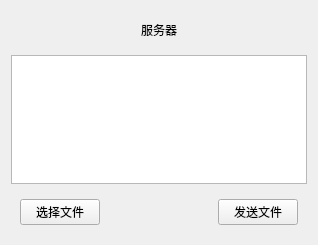
<?xml version="1.0" encoding="UTF-8"?>
<ui version="4.0">
 <class>Widget</class>
 <widget class="QWidget" name="Widget">
  <property name="geometry">
   <rect>
    <x>0</x>
    <y>0</y>
    <width>318</width>
    <height>245</height>
   </rect>
  </property>
  <property name="windowTitle">
   <string>Widget</string>
  </property>
  <layout class="QVBoxLayout" name="verticalLayout">
   <item>
    <widget class="QWidget" name="widget" native="true">
     <layout class="QHBoxLayout" name="horizontalLayout">
      <item>
       <spacer name="horizontalSpacer">
        <property name="orientation">
         <enum>Qt::Horizontal</enum>
        </property>
        <property name="sizeHint" stdset="0">
         <size>
          <width>292</width>
          <height>20</height>
         </size>
        </property>
       </spacer>
      </item>
      <item>
       <widget class="QLabel" name="label">
        <property name="text">
         <string>服务器</string>
        </property>
       </widget>
      </item>
      <item>
       <spacer name="horizontalSpacer_2">
        <property name="orientation">
         <enum>Qt::Horizontal</enum>
        </property>
        <property name="sizeHint" stdset="0">
         <size>
          <width>291</width>
          <height>20</height>
         </size>
        </property>
       </spacer>
      </item>
     </layout>
    </widget>
   </item>
   <item>
    <widget class="QTextEdit" name="message"/>
   </item>
   <item>
    <widget class="QWidget" name="widget_2" native="true">
     <layout class="QHBoxLayout" name="horizontalLayout_2">
      <item>
       <widget class="QPushButton" name="selectbutton">
        <property name="text">
         <string>选择文件</string>
        </property>
       </widget>
      </item>
      <item>
       <spacer name="horizontalSpacer_3">
        <property name="orientation">
         <enum>Qt::Horizontal</enum>
        </property>
        <property name="sizeHint" stdset="0">
         <size>
          <width>501</width>
          <height>20</height>
         </size>
        </property>
       </spacer>
      </item>
      <item>
       <widget class="QPushButton" name="sendbutton">
        <property name="text">
         <string>发送文件</string>
        </property>
       </widget>
      </item>
     </layout>
    </widget>
   </item>
  </layout>
 </widget>
 <resources/>
 <connections/>
</ui>
